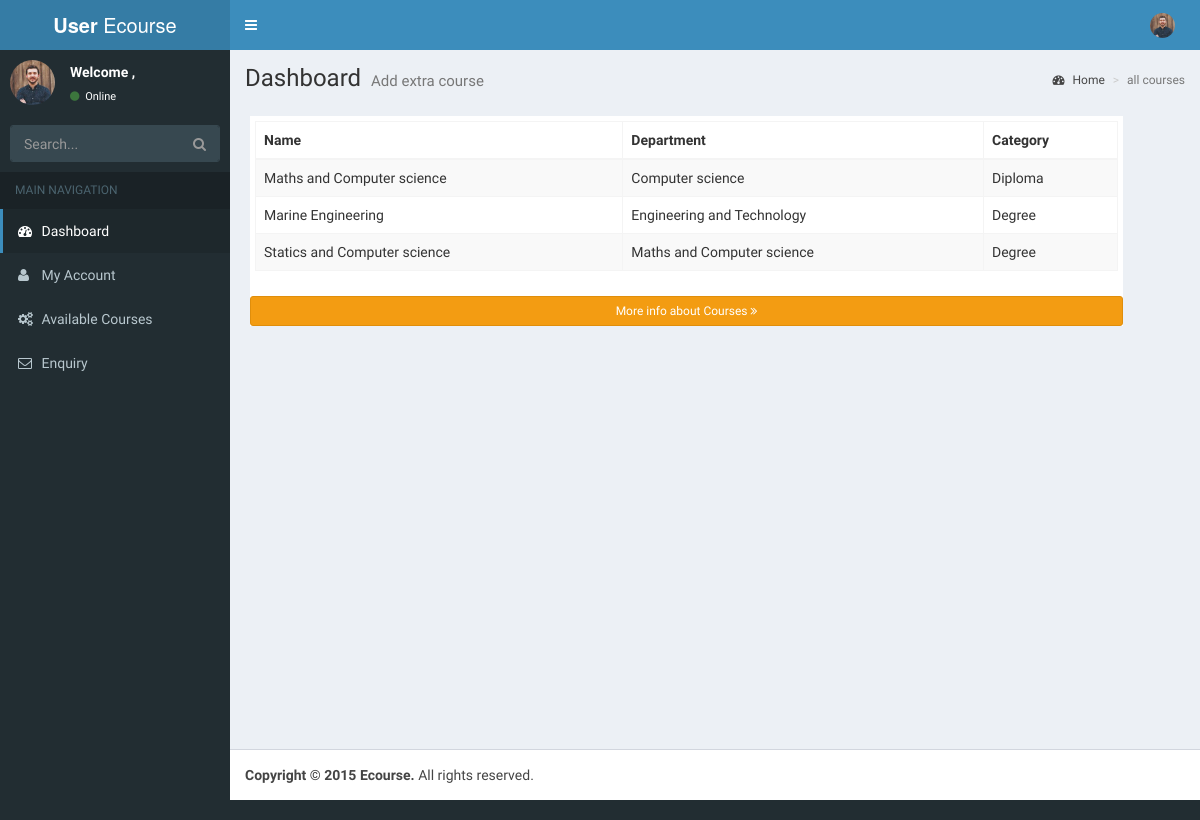
The page /all_courses.php on the database its author committed.
### tables this page shows
CREATE TABLE IF NOT EXISTS `courses` (
  `id` int(10) NOT NULL AUTO_INCREMENT,
  `name` varchar(100) NOT NULL,
  `department` varchar(100) NOT NULL,
  `category` varchar(100) NOT NULL,
  PRIMARY KEY (`id`)
);

### all_courses.php (the view, shortened to what this page needs)
<?php
  include('layout/sidebar.php')
?>
  <div class="content-wrapper">
    <section class="content-header">
      <h1>
        Dashboard
        <small>Add extra course</small>
      </h1>
      <ol class="breadcrumb">
        <li><a href="#"><i class="fa fa-dashboard"></i> Home</a></li>
        <li class="active">all courses</li>
      </ol>
    </section>
        <div class="courses_outer">
             <div class="course_table">
                    <table id="example" class="table table-striped table-bordered display">
                        <thead class="table_header">
                          <tr>
                            <th>Name</th>
                            <th>Department</th>
                            <th>Category</th>
                          </tr>
                        </thead>
                        <tbody>
                          <?php
                              $sql_query="SELECT * FROM courses";
                              $result_set=mysql_query($sql_query);
                              while($row=mysql_fetch_row($result_set))
                             {
                                ?>
                             <tr>
                              <td><?php echo $row[1]; ?></td>
                              <td><?php echo $row[2]; ?></td>
                              <td><?php echo $row[3]; ?></td>
                            </tr>
                             <?php
                                  }
                                ?>
                        </tbody>
                    </table>
                 </div>
                 <td> <button class="btn btn-block btn-warning btn-sm" data-toggle="modal" data-target=".bs-example-modal-lg">More info about Courses <div class="fa fa-angle-double-right "></div> </button>
                              </td>
        </div>
   </div>
<?php
  require('layout/members_pagefooter.php')
?>

### rows shown on the page
courses: name "Maths and Computer science", department "Computer science", category "Diploma"
courses: name "Marine Engineering", department "Engineering and Technology", category "Degree"
courses: name "Statics and Computer science", department "Maths and Computer science", category "Degree"
